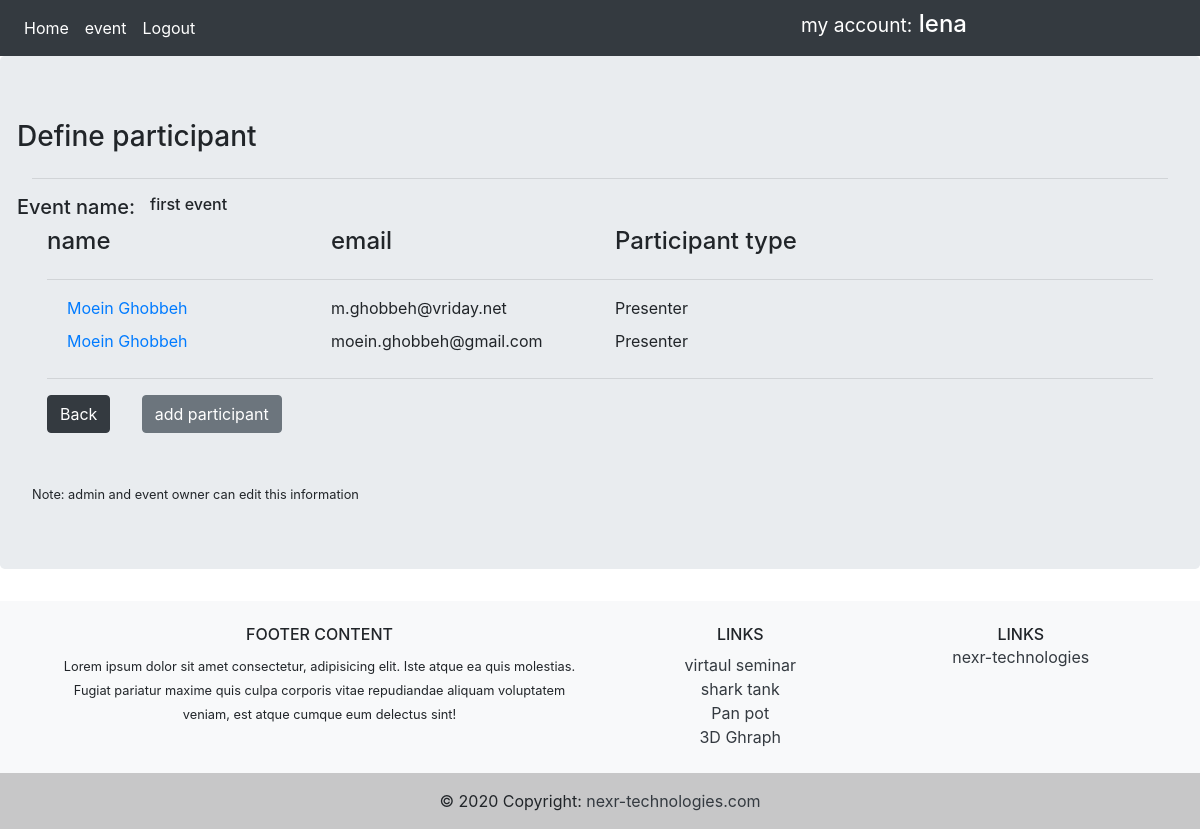
The app's page /participant/1 (signed in) with its own data.
### app/models.py (models this page shows, shortened)
class User(db.Model, UserMixin):
    id = db.Column(db.Integer, primary_key=True)
    username = db.Column(db.String(30), unique=True, nullable=False)
    email = db.Column(db.String(60), unique=True, nullable=False)
    password = db.Column(db.String(60), nullable=False)
    events = db.relationship('Event', backref='eventowner', lazy=True)
    roles = db.relationship('Role', backref='roleuser', lazy=True)

class Event(db.Model):
    id = db.Column(db.Integer, primary_key=True)
    name = db.Column(db.String(120), nullable=False)
    description = db.Column(db.String(120), nullable=False)
    startdate = db.Column(db.DateTime, nullable=False,
                          default=datetime.datetime.now)
    enddate = db.Column(db.DateTime, nullable=False,
                        default=datetime.datetime.now)
    capacity = db.Column(db.Integer, nullable=True)
    user_id = db.Column(db.Integer, db.ForeignKey('user.id'), nullable=False)
    participants = db.relationship(
        'Participant', backref='eventParticipant', lazy=True)

class Participant(db.Model):
    id = db.Column(db.Integer, primary_key=True)
    name = db.Column(db.String(25), nullable=True)
    email = db.Column(db.String(50), nullable=False)
    event_id = db.Column(db.Integer, db.ForeignKey('event.id'), nullable=False)
    Participanttypes_id = db.Column(db.Integer, db.ForeignKey('participanttypes.id'), nullable=False)
    unique_id = db.Column(db.Integer, nullable=False)

class Participanttypes(db.Model):
    id = db.Column(db.Integer, primary_key=True)
    type = db.Column(db.String, nullable=False)
    parti = db.relationship(
        'Participant', backref='ParticipantTypes_id', lazy=True)

### app/routes.py (the view)
@app.route('/participant/<int:event_id>', methods=['GET', 'POST'])
@login_required
def participant(event_id):
    Access = checkAccess()
    participant = Participant.query.filter_by(event_id=event_id)
    event_name = ''
    if Event.query.filter_by(id=event_id).first():
        event_name = Event.query.filter_by(id=event_id).first().name
    return render_template('participant.html', form=participant, event_id=event_id, event_name=event_name, Access=Access)

### app/models.py (called while the page is built)
@login_manager.user_loader
def load_user(user_id):
    return User.query.get(int(user_id))

### app/routes.py (called while the page is built)
def checkAccess():
    Access = False
    user = Role.query.filter_by(rolename_id=2, user_id=current_user.id).first()
    if user or current_user.is_authenticated or current_user.username == 'admin':
        Access = True
    return Access

### app/templates/participant.html (shortened to what this page needs)
{% extends 'base.html' %}
{% block content %}
<form action="" method="POST">
    <div class="row">
        <div class="col-ms">
            <h3> Define participant </h3>
        </div>
    </div>
    <hr />
    <div class="row">
        <div class="col-ms">
            <h5>Event name:</h5>
        </div>
        <div class="col-2">
            <h6>  {{ event_name }} </h6>
        </div>
    </div>
    <div class="container">
        <div class="row">
            <div class="col-3">
                <h4>name</h4>
            </div>
            <div class="col-3">
                <h4>email</h4>
            </div>
            <div class="col-3">
                <h4> Participant type </h4>
            </div>
        </div>
        <hr />
        {% for participant in form %}
        <div class="row">
            <div class="col-3">
                <a href="{{ url_for('participantDetail', participant_id=participant.id , event_id=event_id) }}"
                    class="card-body">{{
                    participant.name }}</a>
            </div>
            <div class="col-3">
                {{ participant.email }}
            </div>
            <div class="col-3">
                {{ participant.ParticipantTypes_id.type }}
            </div>
        </div>
        {% endfor %}
        <hr />
        <div class="row">
            <div class="col-1">
                <a href="{{ url_for('eventdetail', event_id=event_id) }}" class="btn btn-dark">
                    Back</a>
            </div>
            <div class="col-2">
                {% if Access  %}
                <a href="{{ url_for('new_participant', event_id=event_id, event_name=event_name) }}"
                    class="btn btn-secondary">add participant</a>
                {% endif %}
            </div>
        </div>
        <br>
        <br>
        <div class="row">
            <div class="col=3">
                <small> Note: admin and event owner can edit this information </small>
            </div>
        </div>
    </div>
</form>
</div>
{% endblock %}

### app/templates/include/navbar.html (shortened to what this page needs)
<nav class="navbar navbar-expand-lg navbar-dark bg-dark">
    <div class="navbar-nav">
        <a class="nav-item nav-link active" href="{{ url_for('home') }}">Home</a>
        {% if current_user.is_authenticated %}
        <a class="nav-item nav-link active" href="{{ url_for('event') }}">event</a>
        <a class="nav-item nav-link active" href="{{ url_for('logout') }}">Logout</a>
        {% else %}
        <a class="nav-item nav-link active" href="{{ url_for('login') }}">Login</a>
        {% endif %}
    </div>
    <div class="col-md-8 text-right">
        <h4 class="text-white bg-dark">  <small class="text-white bg-dark"> my account:</small> {{ current_user.username }}</h4>
    </div>
</nav>

### records on screen
User: username "lena"
Event: name "first event"
Participant: name "Moein Ghobbeh", email "m.ghobbeh@vriday.net", ParticipantTypes_id.type "Presenter"
Participant: name "Moein Ghobbeh", email "moein.ghobbeh@gmail.com", ParticipantTypes_id.type "Presenter"
